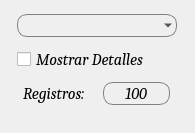
<?xml version="1.0" encoding="UTF-8"?>
<ui version="4.0">
 <class>BusquedaMaestra</class>
 <widget class="QWidget" name="BusquedaMaestra">
  <property name="geometry">
   <rect>
    <x>0</x>
    <y>0</y>
    <width>195</width>
    <height>133</height>
   </rect>
  </property>
  <property name="font">
   <font>
    <family>Cambria</family>
    <pointsize>12</pointsize>
    <italic>true</italic>
   </font>
  </property>
  <property name="cursor">
   <cursorShape>ArrowCursor</cursorShape>
  </property>
  <property name="windowTitle">
   <string>Form</string>
  </property>
  <property name="windowOpacity">
   <double>0.000000000000000</double>
  </property>
  <widget class="QLabel" name="label_2">
   <property name="geometry">
    <rect>
     <x>0</x>
     <y>0</y>
     <width>191</width>
     <height>121</height>
    </rect>
   </property>
   <property name="text">
    <string/>
   </property>
   <property name="pixmap">
    <pixmap resource="../Recursos.qrc">:/Imagenes/fondos/busqueda.png</pixmap>
   </property>
   <property name="scaledContents">
    <bool>true</bool>
   </property>
  </widget>
  <widget class="QWidget" name="widget" native="true">
   <property name="geometry">
    <rect>
     <x>17</x>
     <y>10</y>
     <width>160</width>
     <height>101</height>
    </rect>
   </property>
   <layout class="QVBoxLayout" name="verticalLayout_2">
    <item>
     <widget class="QComboBox" name="ComboCamposLabel">
      <property name="minimumSize">
       <size>
        <width>120</width>
        <height>0</height>
       </size>
      </property>
      <property name="baseSize">
       <size>
        <width>150</width>
        <height>0</height>
       </size>
      </property>
      <property name="mouseTracking">
       <bool>false</bool>
      </property>
      <property name="layoutDirection">
       <enum>Qt::LeftToRight</enum>
      </property>
      <property name="autoFillBackground">
       <bool>false</bool>
      </property>
      <property name="styleSheet">
       <string notr="true">QComboBox
    {
           border: 1px solid gray;
          border-radius: 10px;
          padding: 0 8px;
          background: transparent;
          selection-background-color: darkgray;
    }

   QComboBox QListView
    {

            background: qlineargradient(x1:0, y1:0, x2:1,y2:0, stop: 1 rgba(228, 41, 81, 100), stop: 0 rgba(234, 107, 101, 100));
            color: rgb(220, 220, 220);
            margin: 0 0 0 0;
                       border: 1px solid gray;
                        padding: 0 8px;
                       selection-background-color: darkgray;
                      background-color: qlineargradient(x1:0, y1:0, x2:1,y2:0, stop: 1 rgba(228, 41, 81, 100), stop: 0 rgba(234, 107, 101, 100));
       }</string>
      </property>
      <property name="modelColumn">
       <number>0</number>
      </property>
     </widget>
    </item>
    <item>
     <widget class="QCheckBox" name="checkBoxDetalle">
      <property name="cursor">
       <cursorShape>ArrowCursor</cursorShape>
      </property>
      <property name="mouseTracking">
       <bool>true</bool>
      </property>
      <property name="contextMenuPolicy">
       <enum>Qt::DefaultContextMenu</enum>
      </property>
      <property name="text">
       <string>Mostrar Detalles</string>
      </property>
      <property name="checkable">
       <bool>true</bool>
      </property>
      <property name="tristate">
       <bool>false</bool>
      </property>
     </widget>
    </item>
    <item>
     <layout class="QHBoxLayout" name="horizontalLayout">
      <property name="topMargin">
       <number>0</number>
      </property>
      <item>
       <widget class="QLabel" name="label">
        <property name="maximumSize">
         <size>
          <width>68</width>
          <height>16777215</height>
         </size>
        </property>
        <property name="text">
         <string>Registros:</string>
        </property>
       </widget>
      </item>
      <item>
       <widget class="QSpinBox" name="LineFin_2">
        <property name="maximumSize">
         <size>
          <width>67</width>
          <height>16777215</height>
         </size>
        </property>
        <property name="baseSize">
         <size>
          <width>0</width>
          <height>0</height>
         </size>
        </property>
        <property name="styleSheet">
         <string notr="true"> border: 1px solid gray;
 border-radius: 10px;
 padding: 0 8px;
 background: transparent;
 selection-background-color: darkgray;</string>
        </property>
        <property name="alignment">
         <set>Qt::AlignCenter</set>
        </property>
        <property name="buttonSymbols">
         <enum>QAbstractSpinBox::NoButtons</enum>
        </property>
        <property name="minimum">
         <number>1</number>
        </property>
        <property name="maximum">
         <number>1000</number>
        </property>
        <property name="value">
         <number>100</number>
        </property>
       </widget>
      </item>
     </layout>
    </item>
   </layout>
  </widget>
 </widget>
 <resources>
  <include location="../Recursos.qrc"/>
 </resources>
 <connections/>
</ui>
